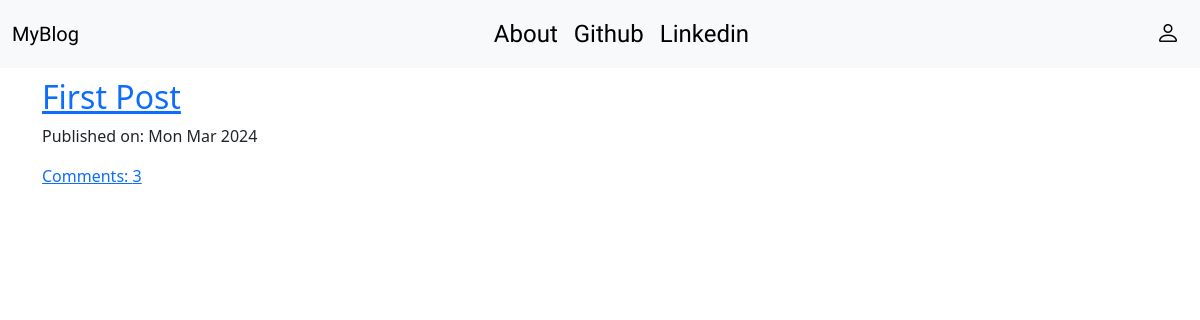
Before: / with the older database file.
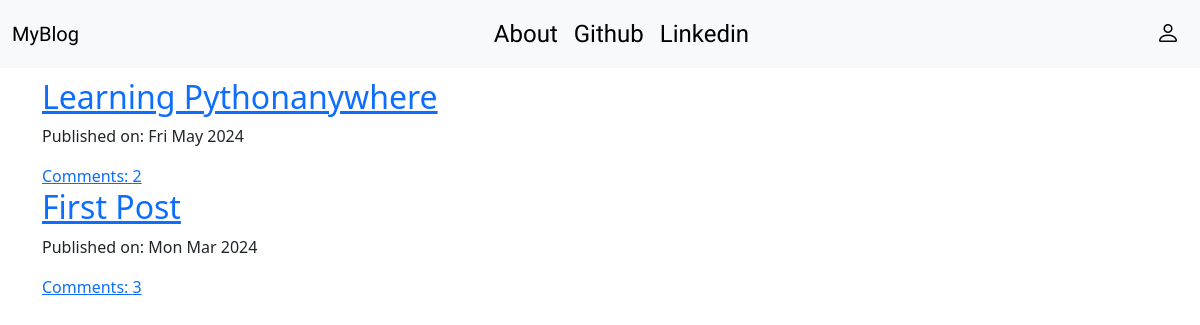
After: the same page with the newer database file.
### blog/models.py (models this page shows, shortened)
class Post(models.Model):
    author = models.ForeignKey('auth.User', on_delete=models.CASCADE)
    title = models.CharField(max_length=200)
    text = models.TextField()
    create_date = models.DateTimeField(default=timezone.now)
    published_date = models.DateTimeField(blank=True, null=True)
    def approve_comments(self):
        return self.comments.filter(approved_comment=True)

### blog/views.py (the view)
# urls.py: path('',views.PostListView.as_view(),name = 'PostList'),
class PostListView(ListView):
    model = Post
    def get_queryset(self):
        return Post.objects.filter(published_date__lte = timezone.now()).order_by('-published_date')

### blog/templates/blog/post_list.html
{% extends "blog/base.html" %}
{% block content %}
<div class="centerstage">
    {% for post in post_list %}
    <h2><a href="{% url 'post_detail' pk=post.pk %}">{{ post.title }}</a></h2>
    <div class="date">
        <p>Published on: {{ post.published_date|date:"D M Y" }}</p>
    </div>
    <a href="{% url 'post_detail' pk=post.pk %}">Comments: {{ post.approve_comments.count }}</a>
    {% endfor %}
</div>
{% endblock %}

### blog/templates/blog/base.html (shortened to what this page needs)
<!DOCTYPE html>
{%load static %}
<html>
    <head>
        <link href="https://cdn.jsdelivr.net/npm/bootstrap@5.3.3/dist/css/bootstrap.min.css" rel="stylesheet">
        <link href="https://cdn.jsdelivr.net/npm/bootstrap-icons/font/bootstrap-icons.css" rel="stylesheet">
        <link rel="stylesheet" href="//cdn.jsdelivr.net/npm/medium-editor@latest/dist/css/medium-editor.min.css" type="text/css" media="screen" charset="utf-8">
        <link rel="stylesheet" type="text/css" href="{% static 'css/blog.css' %}">
    </head>
    <body>
        <nav class="navbar navbar-expand-lg navbar-light bg-light techfont">
            <div class="container-fluid">
                <a class="navbar-brand" href="{% url 'PostList' %}">MyBlog</a>
                <div class="collapse navbar-collapse" id="navbarSupportedContent">
                    <ul class="navbar-nav ms-auto mb-2 mb-lg-0">
                        <li class="nav-item"><a class="nav-link active" href="{% url 'about' %}">About</a></li>
                        <li class="nav-item"><a class="nav-link active" href="https://github.com/meetdomadiya" target="_blank">Github</a></li>
                        <li class="nav-item"><a class="nav-link active" href="https://www.linkedin.com/in/meet-domadiya-3045a4135/" target="_blank">Linkedin</a></li>
                    </ul>
                    <ul class="navbar-nav ms-auto mb-2 mb-lg-0">
                            {% if user.is_authenticated %}
                            <li class="nav-item">
                                <a class="nav-link active" href="{% url 'post_new' %}">New Post</a>
                            </li>
                            <li class="nav-item">
                                <a class="nav-link active" href="{% url 'post_draft_list' %}">Drafts</a>
                            </li>
                            <li class="nav-item">
                                <a class="nav-link active" href="{% url 'logout' %}">Log out</a>
                            </li>
                            <li class="nav-item">
                                <a class="nav-link active">welcome:{{user.username}}</a>
                            </li>
                            {% else %}
                            <li class="nav-item"><a class="nav-link active" href="{% url 'login' %}"><span class="bi bi-person" aria-hidden="true"></span></a></li>
                            {% endif %}
                        </ul>
                </div>
            </div>
        </nav>
        <div class="content container">
            <div class="row">
                <div class="col-md-8">
                    <div class="blog_post">
                        {% block content %}
                        {% endblock %}
                    </div>
                </div>
            </div>
        </div>
    </body>
</html>

### blog/static/css/blog.css (style rules this page uses)
.techfont { font-family: 'Russo One',sans-serif; font-size: 1.5em; margin-bottom: 10px; }
.centerstage { margin-left: auto; margin-right: auto; }

Changed rows visible on the page:
added Post: title "Learning Pythonanywhere", published_date "Fri May 2024", approve_comments.count "2"
